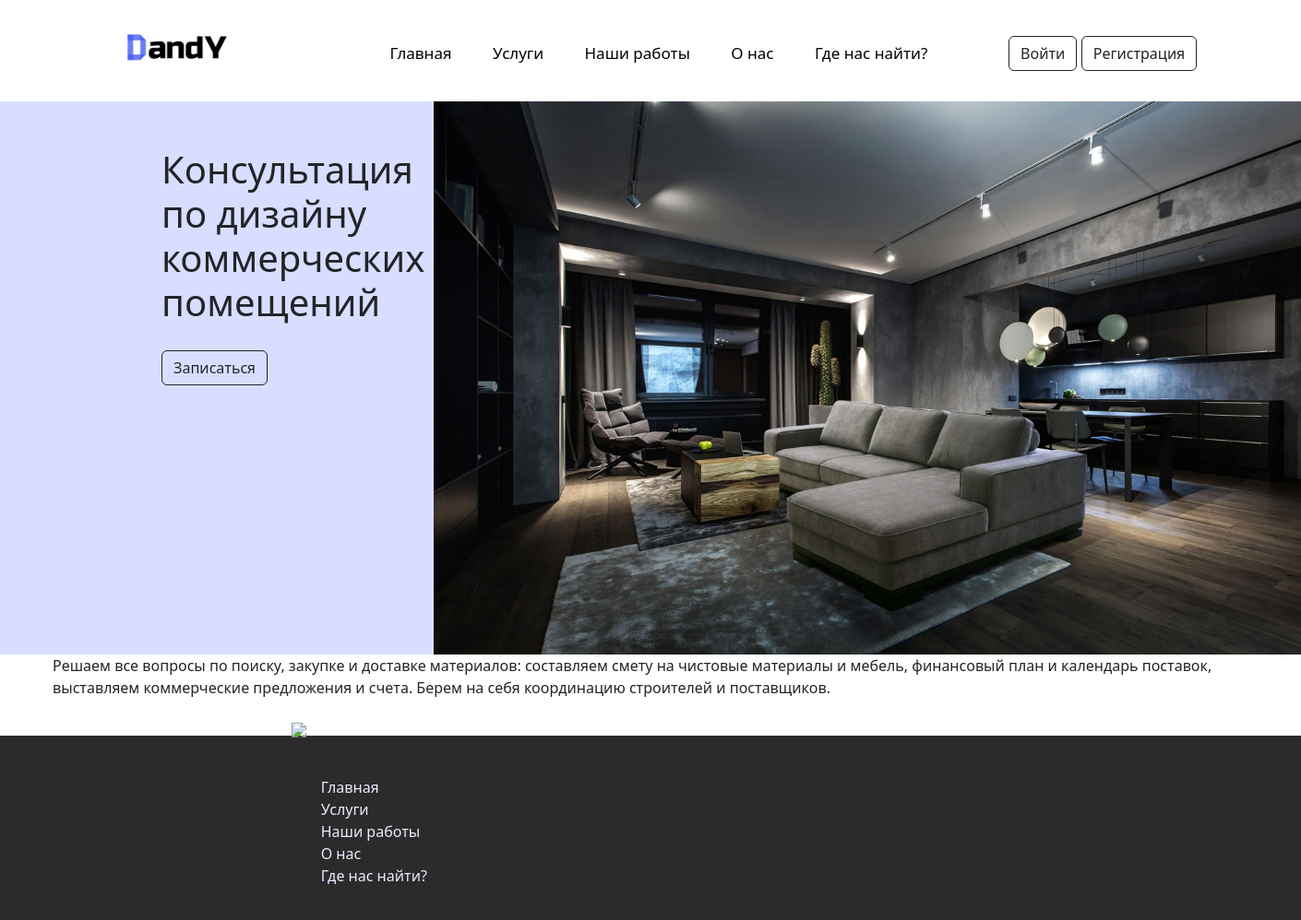
The app's page /examples.php?id=6 with its own data.
### tables this page shows
CREATE TABLE `services` (
  `id_services` int NOT NULL,
  `name_services` varchar(255) DEFAULT NULL,
  `price_services` varchar(255) DEFAULT NULL,
  `info_services` varchar(1000) DEFAULT NULL,
  `details_services` varchar(255) NOT NULL,
  `term_services` varchar(255) NOT NULL,
  `photo-services` varchar(2000) NOT NULL
);

### examples.php (the view, shortened to what this page needs)
<?php
require_once('header.php');
require_once('db.php');
$serviceId = isset($_GET['id']) ? $_GET['id'] : 0;
$stmt = $conn->prepare("SELECT name_services, price_services, info_services, details_services, term_services FROM services WHERE id_services = ?");
$stmt->bind_param("i", $serviceId);
$stmt->execute();
$result = $stmt->get_result();
$service = $result->fetch_assoc();
?>
<body>
    <div class=" exam_cont">
        <div class="head_examples">
            <div class="left_block">
                <h1 class="name_exam"><?php echo htmlspecialchars($service['name_services']); ?></h1>
                <a class="btn-aut btn btn-outline-dark" href="entry.php?id=<?php echo $serviceId; ?>">Записаться</a>
            </div>
            <div class="right_block">
                <img class="primer_photo" src="media/photo1.jpg" alt="" srcset="">
            </div>
        </div>
        <div class="container outline">
            <p><?php echo htmlspecialchars($service['info_services']); ?></p>
        </div>
        <div class="examples_of_work">
        </div>
    </div>
</body>
<?php require_once('footer.php'); ?>

### css/style.css (style rules this page uses)
* { margin: 0; padding: 0; box-sizing: border-box; scroll-behavior: smooth; }
.head_examples { display: flex; justify-content: space-between; margin-top: 110px; background-color: #d9ddff; }
.left_block { padding-top: 50px; padding-left: 175px; }
.primer_photo { display: block; width: 940px; height: 600px; }
.name_exam { padding-bottom: 20px; }

### records on screen
services: name_services "Консультация по дизайну коммерческих помещений", info_services "Решаем все вопросы по поиску, закупке и доставке материалов: составляем смету на чистовые материалы и мебель, финансовый план и календарь поставок, выставляем коммерческие предложения и счета. Берем на себя координацию строителей и поставщиков."
